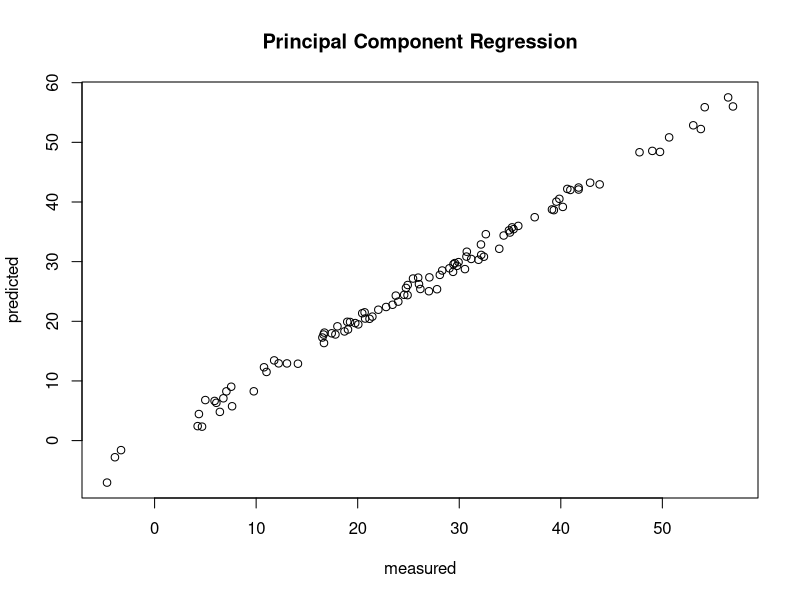

This chart was generated by the following R code: (Note: this script raises an error after producing the figure.)
rm(list=ls())

graph_new = function() {
  os = Sys.info()["sysname"]
  if (os == 'Windows') {
    windows()
  } else if (os == 'Darwin') {
    quartz()
  } else if (os == 'Linux') {
    x11()
  }
}

# 필요한 패키지 로드
library(ggplot2)
library(MASS)
library(car)
library(glmnet)
library(stats)

if (!require("pls")) install.packages("pls", dependencies = TRUE)
library(pls)


# 다중공선성 문제를 가진 데이터 생성 및 해결
set.seed(202)
n <- 100
x <- seq(1, n)
y <- 5 + 2 * x + rnorm(n, mean = 0, sd = x * 0.1)  # 비등분산성 데이터

x1 <- rnorm(n)
x2 <- 2 * x1 + rnorm(n)  # x2는 x1의 선형 조합
y <- 25 + 6 * x1 + 4 * x2 + rnorm(n)
data_multicol <- data.frame(x1 = x1, x2 = x2, y = y)

# EDA를 통해 다중공선성 찾기
cor(data_multicol$x1, data_multicol$x2)  # 상관계수 확인

# Tolerance 및 VIF 계산
vif_model <- lm(y ~ x1 + x2, data = data_multicol)
vif(vif_model)

# 변수 제거를 통해 해결
reduced_model <- lm(y ~ x1, data = data_multicol)

# 주성분 회귀를 통한 다중공선성 해결
pcr_model <- pcr(y ~ x1 + x2, data = data_multicol, scale = TRUE, validation = "CV")

# 주성분 회귀 결과 시각화
plot(pcr_model, main = "Principal Component Regression")

# 벌점화 회귀를 통한 다중공선성 해결
# 릿지 회귀
ridge_model <- glmnet(as.matrix(data_multicol[, c("x1", "x2")]), data_multicol$y, alpha = 0)

# 라쏘 회귀
lasso_model <- glmnet(as.matrix(data_multicol[, c("x1", "x2")]), data_multicol$y, alpha = 1)

# 벌점화 회귀 결과 시각화
graph_new()
plot(ridge_model, main = "Ridge Regression")

graph_new()
plot(lasso_model, main = "Lasso Regression")
